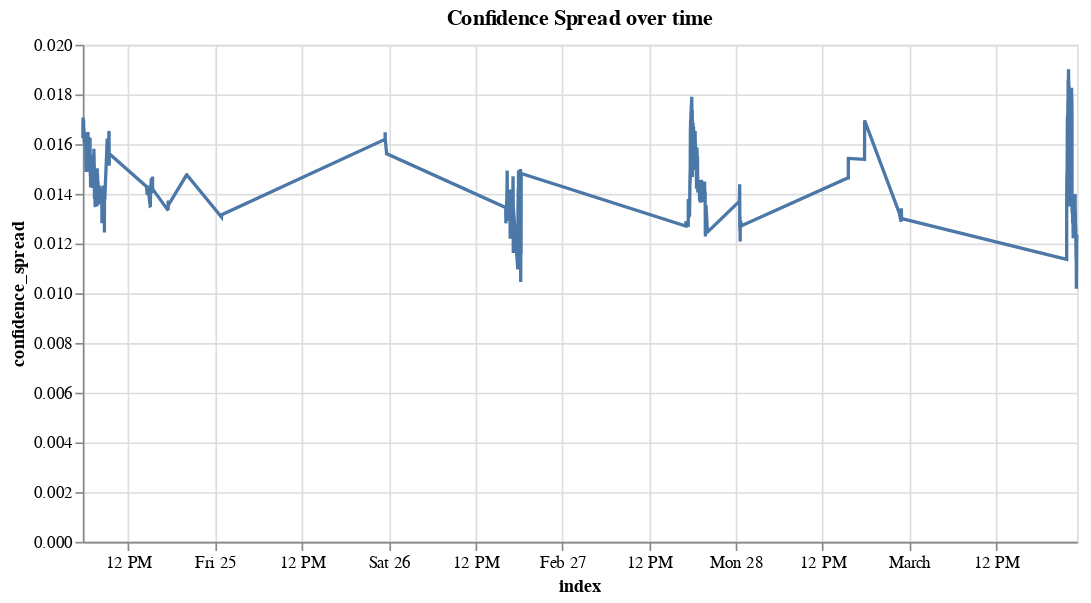

The code cell stored with this chart in its notebook:
### Code cell
alt.Chart.from_dict({
  "$schema": "https://vega.github.io/schema/vega-lite/v4.json",
  "title": "Confidence Spread over time",
  "width": 600,
  "data": {
    "values": df.reset_index()[['index', 'confidence_spread']].sample(1000).to_dict('records')
  },
  "mark": "line",
  "encoding": {
    "x": {"field": "index", "type": "temporal"},
    "y": {"field": "confidence_spread", "type": "quantitative"},
  },
})

### Figure 1 — Vega-Lite specification as saved in the notebook (floating-point values rounded to 4 significant figures; data arrays with more than 128 entries replaced by an {"elided": "..."} marker saying what was removed)
{"config": {"view": {"continuousWidth": 400, "continuousHeight": 300}}, "data": {"name": "data-8fcc6302f4b7c6a4aa8304a0af983a3b"}, "mark": "line", "encoding": {"x": {"field": "index", "type": "temporal"}, "y": {"field": "confidence_spread", "type": "quantitative"}}, "title": "Confidence Spread over time", "width": 600, "$schema": "https://vega.github.io/schema/vega-lite/v4.json", "datasets": {"data-8fcc6302f4b7c6a4aa8304a0af983a3b": {"elided": "1000 records"}}}
